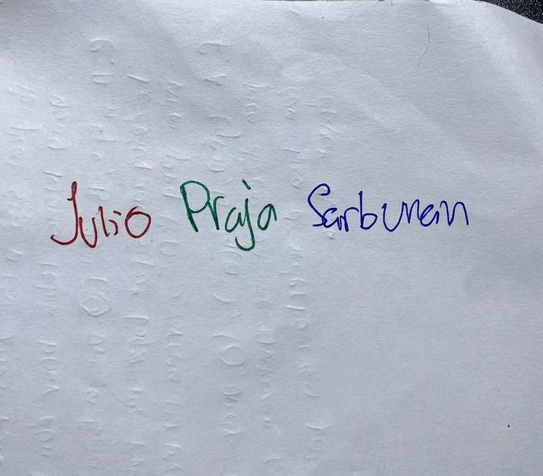
#> input picture nama.jpeg, 543 x 476 px, shrunk from 896 x 785 before the run
$ jupyter execute UTS_PCD_202431152_JulioPrajaSarbunan_E.ipynb
#> lines starting #> are read from the running program, lines starting #| are printed output that depends on the picture; after the words box and inside, x2 and y2 are one past the last pixel; in counts of white or black regions, pixels touching at a corner belong together
[cell 1]
import cv2
import numpy as np
import matplotlib.pyplot as plt

[cell 2]
file_nama = 'nama.jpeg'
file_backlight = 'diri.jpeg'


img_nama_bgr = cv2.imread(file_nama)
#> img_nama_bgr is the input picture: shape (476, 543, 3); mean B, G, R 197.2, 184.3, 177.8
img_backlight_bgr = cv2.imread(file_backlight)
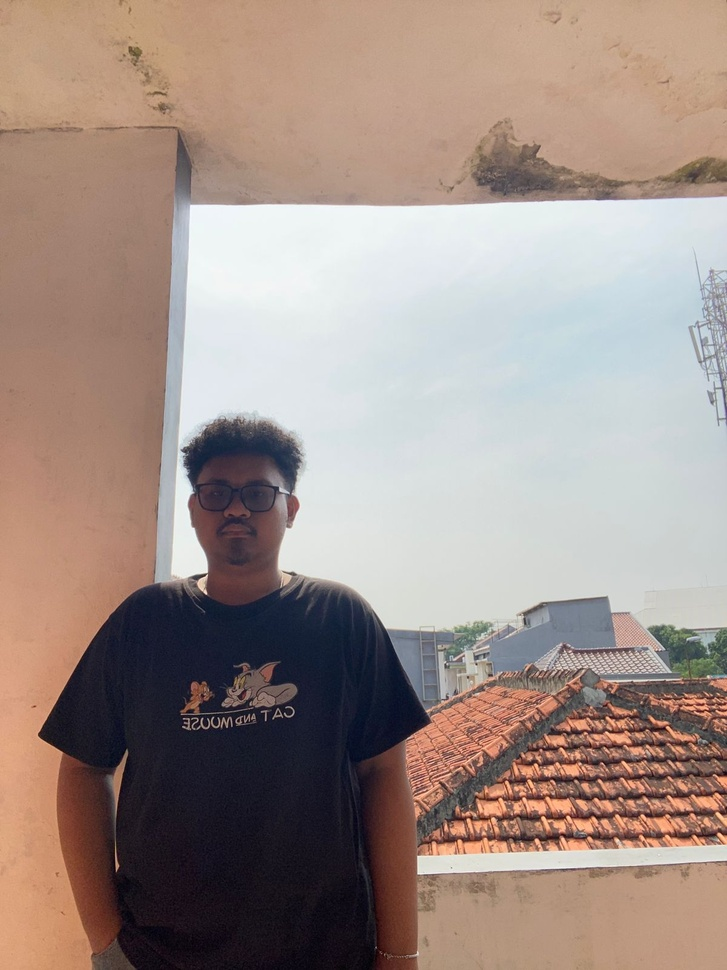
#> input picture diri.jpeg, 727 x 970 px, shrunk from 1200 x 1600 before the run
#> img_backlight_bgr is the input picture: shape (970, 727, 3); mean B, G, R 135.8, 143.1, 159.8


img_nama = cv2.cvtColor(img_nama_bgr, cv2.COLOR_BGR2RGB)
img_backlight = cv2.cvtColor(img_backlight_bgr, cv2.COLOR_BGR2RGB)

print("Gambar berhasil diload!")

[cell 3]
R, G, B = cv2.split(img_nama)
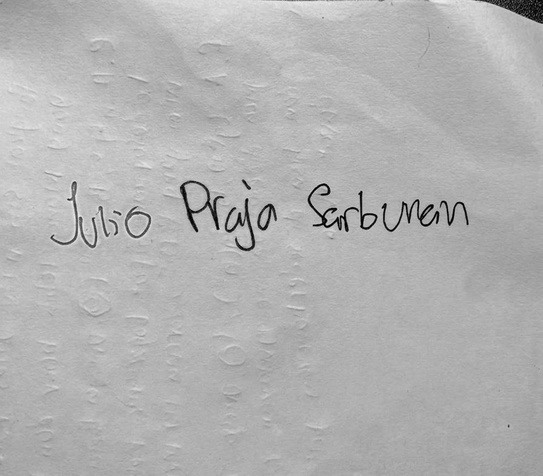
#> R: shape (476, 543); min 0, max 241, mean 177.8
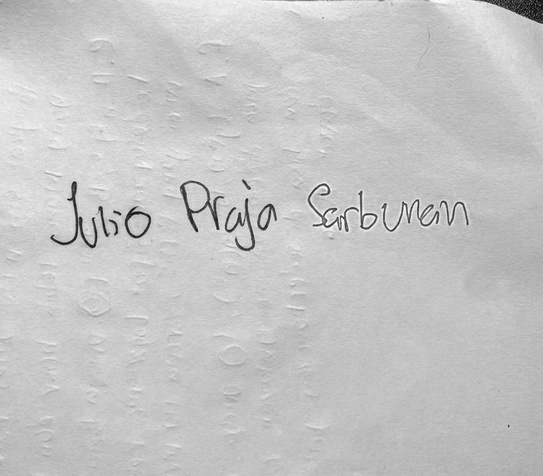
#> B: shape (476, 543); min 8, max 255, mean 197.2


fig, ax = plt.subplots(1, 4, figsize=(20, 5))


ax[0].imshow(img_nama)
ax[0].set_title('Citra Asli (RGB)')


ax[1].imshow(B, cmap='gray'); ax[1].set_title('Kanal Biru')
ax[2].imshow(R, cmap='gray'); ax[2].set_title('Kanal Merah')
ax[3].imshow(G, cmap='gray'); ax[3].set_title('Kanal Hijau')

plt.show()
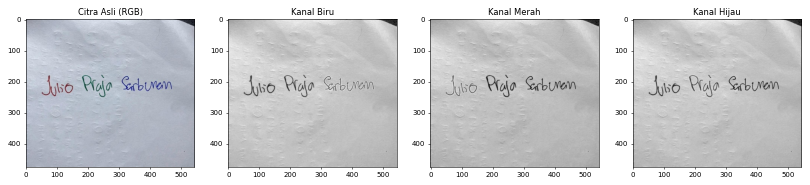
#> figure drawn by matplotlib, 4 panels

[cell 4]
plt.figure(figsize=(10, 5))


colors = ('r', 'g', 'b')


for i, col in enumerate(colors):

    hist = cv2.calcHist([img_nama], [i], None, [256], [0, 256])
    plt.plot(hist, color=col)

plt.title('Analisis Histogram Citra Tulisan Nama')
plt.xlabel('Nilai Intensitas Piksel (0-255)')
plt.ylabel('Frekuensi / Jumlah Piksel')
plt.xlim([0, 256])
plt.show()
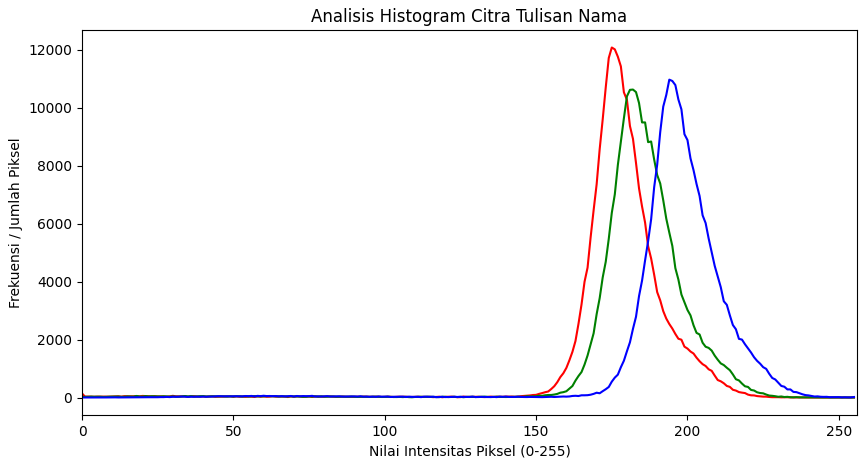
#> figure drawn by matplotlib, 1 panel; curve peaks at x = 175, y = 12074; curve peaks at x = 182, y = 10623; curve peaks at x = 194, y = 10965

[cell 5]
hsv = cv2.cvtColor(img_nama, cv2.COLOR_RGB2HSV)
#> hsv: shape (476, 543, 3); mean H, S, V 110.3, 26.5, 197.3


lower_blue = np.array([90, 50, 50])
upper_blue = np.array([130, 255, 255])


lower_green = np.array([40, 50, 50])
upper_green = np.array([80, 255, 255])


lower_red1 = np.array([0, 70, 50])
upper_red1 = np.array([10, 255, 255])
lower_red2 = np.array([170, 70, 50])
upper_red2 = np.array([180, 255, 255])


mask_blue = cv2.inRange(hsv, lower_blue, upper_blue)
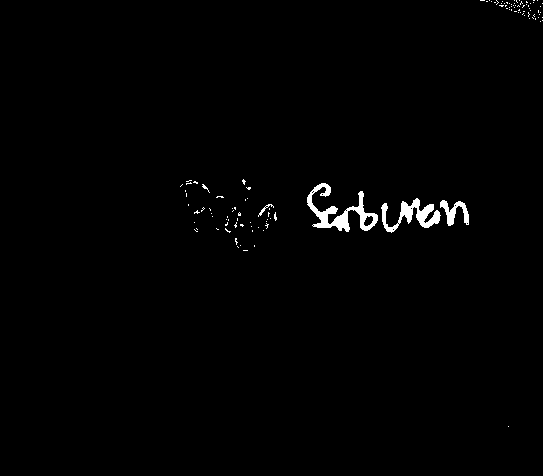
#> mask_blue: shape (476, 543); 1% white; 115 white regions (110 under 20 px), largest, box (x1, y1, x2, y2) and area: (307, 183, 378, 232) 1094, (381, 198, 441, 233) 782, (440, 200, 469, 226) 333, (258, 204, 274, 217) 43, (202, 184, 210, 193) 20
mask_green = cv2.inRange(hsv, lower_green, upper_green)
#> mask_green: shape (476, 543); every value is 0
mask_red1 = cv2.inRange(hsv, lower_red1, upper_red1)
mask_red2 = cv2.inRange(hsv, lower_red2, upper_red2)
#> mask_red2: shape (476, 543); 0.25% white in thin lines or dots, all inside (x1, y1, x2, y2) = (54, 183, 151, 248)
mask_red = mask_red1 + mask_red2


res_blue = cv2.bitwise_and(img_nama, img_nama, mask=mask_blue)
res_green = cv2.bitwise_and(img_nama, img_nama, mask=mask_green)
#> res_green: shape (476, 543, 3); every value is 0
res_red = cv2.bitwise_and(img_nama, img_nama, mask=mask_red)


img_none = np.zeros_like(img_nama)
img_red_blue = cv2.bitwise_or(res_red, res_blue)
img_all = cv2.bitwise_or(img_red_blue, res_green)


fig, ax = plt.subplots(2, 2, figsize=(12, 8))
ax[0,0].imshow(img_none); ax[0,0].set_title('NONE (Masking Kosong)')
ax[0,1].imshow(res_blue); ax[0,1].set_title('BLUE (Hanya Biru)')
ax[1,0].imshow(img_red_blue); ax[1,0].set_title('RED-BLUE')
ax[1,1].imshow(img_all); ax[1,1].set_title('RED-GREEN-BLUE')
plt.show()

[cell 6]
gray_backlight = cv2.cvtColor(img_backlight, cv2.COLOR_RGB2GRAY)
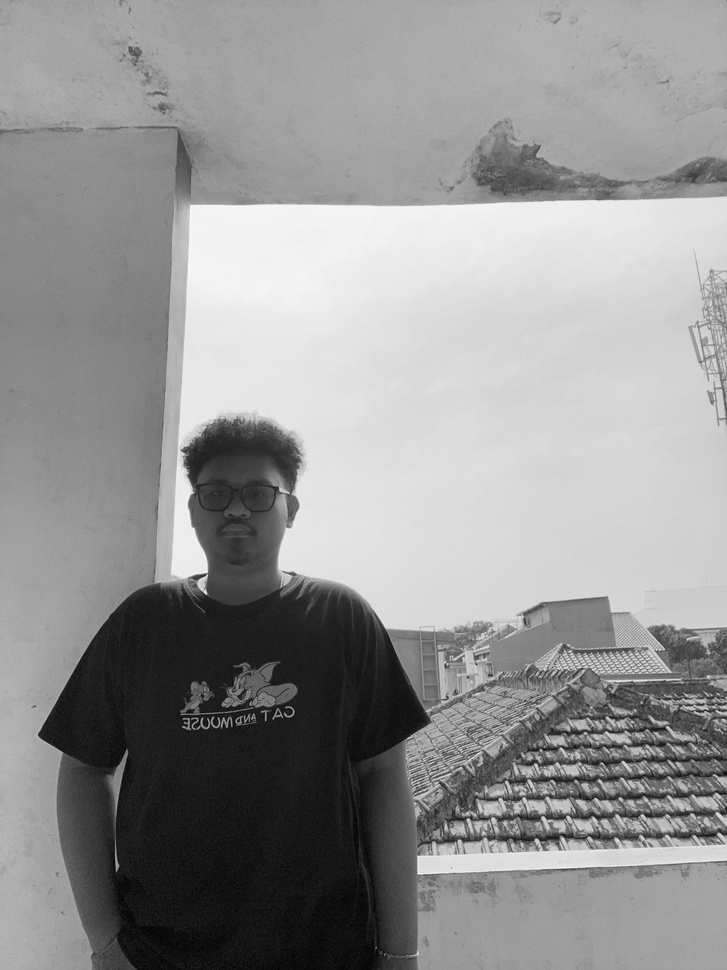
#> gray_backlight: shape (970, 727); min 1, max 252, mean 147.3


beta_only = 60 # Menaikkan kecerahan 60 poin
brightened = cv2.convertScaleAbs(gray_backlight, alpha=1.0, beta=beta_only)
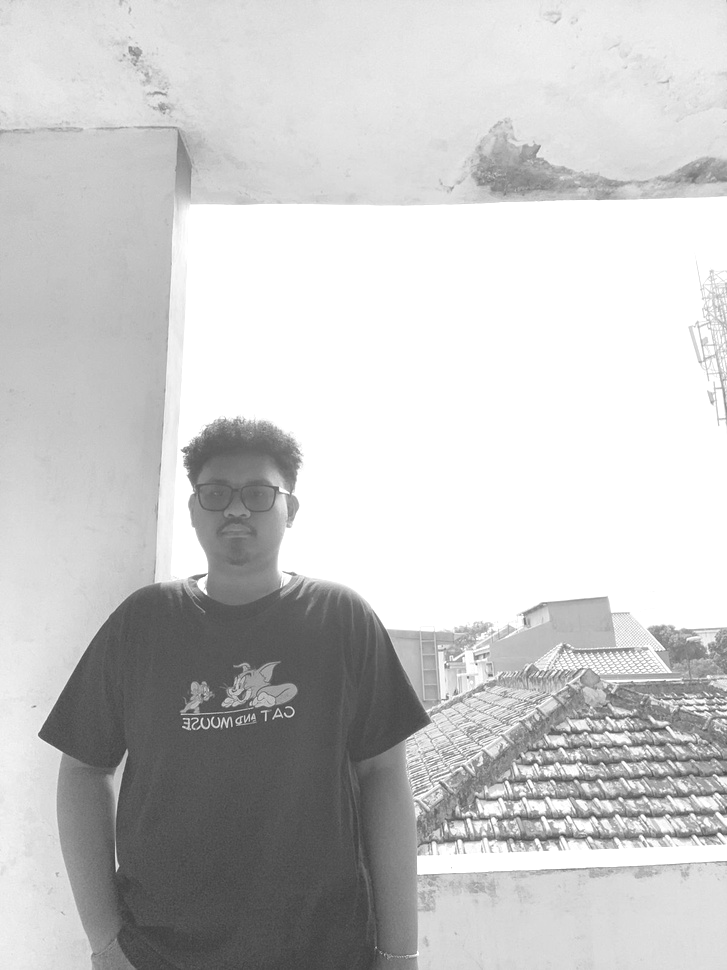
#> brightened: shape (970, 727); min 61, max 255, mean 199.4


alpha_only = 1.8 # Menaikkan kontras 80%
contrasted = cv2.convertScaleAbs(gray_backlight, alpha=alpha_only, beta=0)
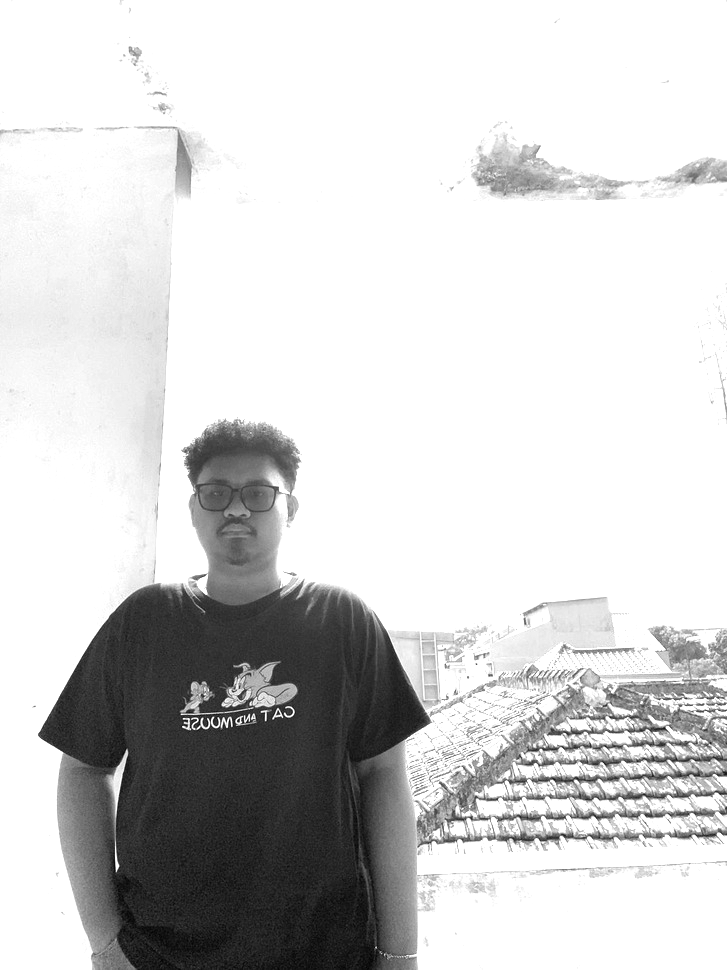
#> contrasted: shape (970, 727); min 2, max 255, mean 209.6


best_alpha = 1.5
best_beta = 35
final_result = cv2.convertScaleAbs(gray_backlight, alpha=best_alpha, beta=best_beta)
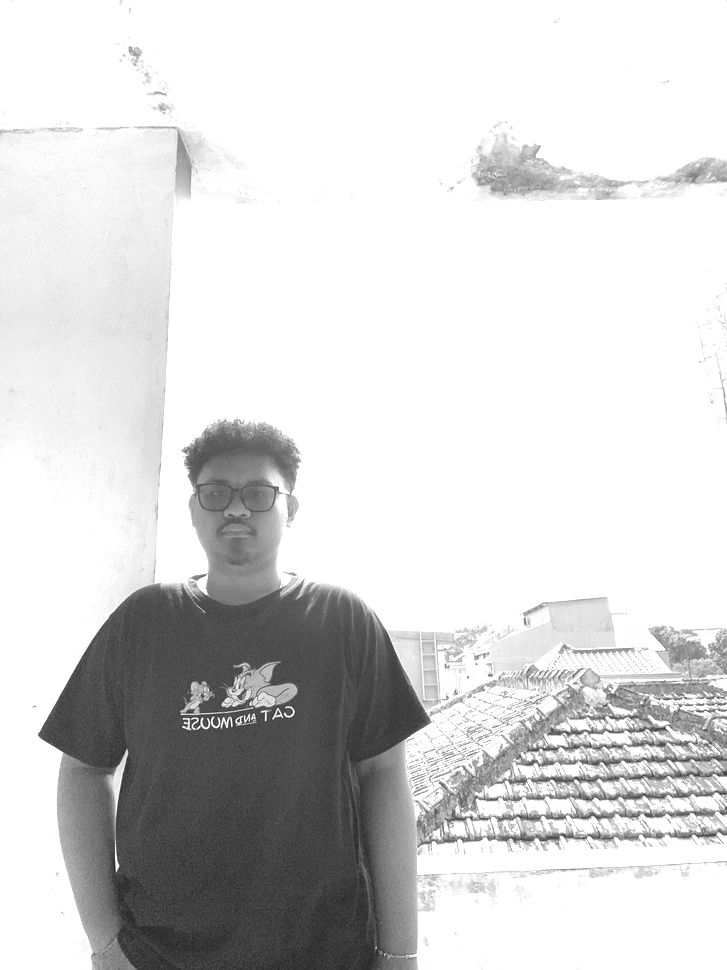
#> final_result: shape (970, 727); min 36, max 255, mean 214.3


plt.figure(figsize=(10, 25))
plt.subplot(5, 1, 1)
plt.imshow(img_backlight); plt.title('1. Gambar Asli (RGB)')

plt.subplot(5, 1, 2)
plt.imshow(gray_backlight, cmap='gray'); plt.title('2. Gambar Gray')

plt.subplot(5, 1, 3)
plt.imshow(brightened, cmap='gray'); plt.title(f'3. Gambar Gray Dipercerah (Beta={beta_only})')

plt.subplot(5, 1, 4)
plt.imshow(contrasted, cmap='gray'); plt.title(f'4. Gambar Gray Diperkontras (Alpha={alpha_only})')

plt.subplot(5, 1, 5)
plt.imshow(final_result, cmap='gray'); plt.title(f'5. Gambar Gray Dipercerah & Diperkontras (Alpha={best_alpha}, Beta={best_beta})')

plt.tight_layout()
plt.show()
